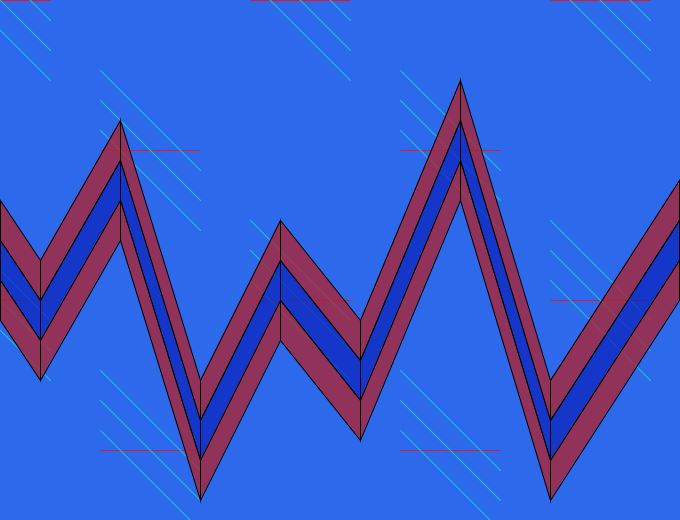
Frame 1 (no input)
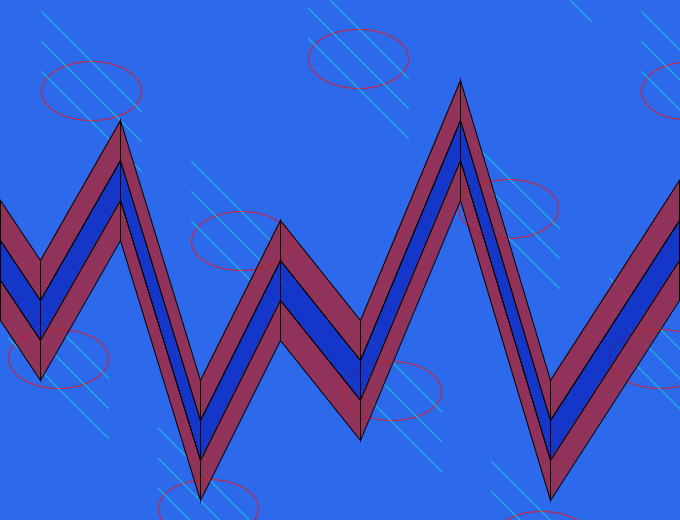
Frame 60 (the mouse pressed at the canvas centre just before this capture)
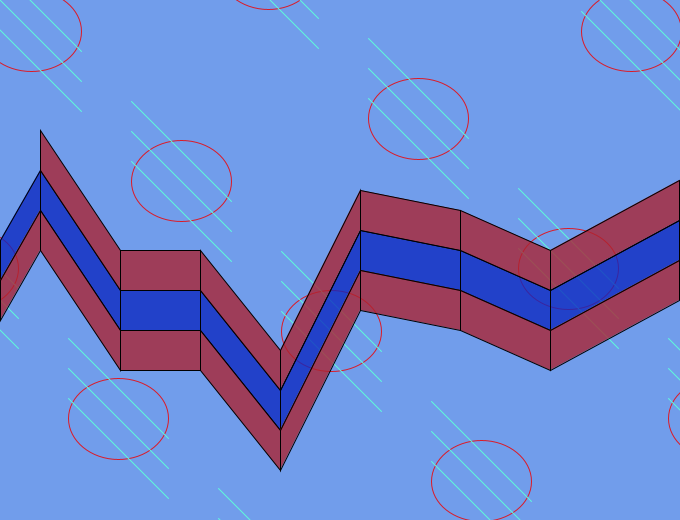
Frame 120 (the mouse held since frame 60 and released just before this capture)

The Processing sketch that drew these frames (run headless with seeded random() and noise(); from frame 60 on, the mouse is pressed at the canvas centre):

// Processing sketch: processing_180187
// ── processing_180187.pde

color bluish = color(45,105,235);
color reddish = color(171,34,48,200);
color darkBlue = color(13,40,191, 200);
color red2 = color(219,26,39);

float px, py;
float sx, sy;
float d1;
float d2;
int counter;
boolean wait1;
boolean wait2;
boolean wait3;


void setup()
{
size(680,520);
background(bluish);
smooth();
frameRate(60);

px = 0.00;
py = 0.00;
d1 = 1.0;
sx = 0.00;
sy = 0.00;
d2 = 1.0;
counter = 0;
wait1 = true;
wait2 = true;
wait3 = true;

}



void draw()
{
  
  background(color(45+(mouseX/5),105+(mouseY/5),235)); 
  
  color blue2 = color(26+(mouseX/5),197+(mouseY/5),219);

//circle 1
ellipseMode(CENTER);
noFill();



int i = 0;
while(i<15) {
  stroke(red2);
  //starting position = (150,450) and dx,dy = (-150, -150)
  ellipse(-i*150+150+100*px, -i*150+450+100*py, 100, 100*sy);
  stroke(blue2);
  line(-i*150 +100+100*px, -i*150 +400+100*py, -i*150+200+100*px, -i*150+500+100*py);
  line(-i*150 +100+100*px, -i*150 +430+100*py, -i*150+200+100*px, -i*150+530+100*py);
  line(-i*150 +100+100*px, -i*150 +370+100*py, -i*150+200+100*px, -i*150+470+100*py);

  
  stroke(red2);
  //starting position = (0,0) and dx,dy = (150, 150)
  ellipse(i*150-100*px, i*150-100*py, 100, 100*sy);
  stroke(blue2);
  line(i*150 - 50-100*px, i*150 - 50-100*py, i*150+50-100*px, i*150+50-100*py);
  line(i*150 - 50-100*px, i*150 - 20-100*py, i*150+50-100*px, i*150+80-100*py);
  line(i*150 - 50-100*px, i*150 - 80-100*py, i*150+50-100*px, i*150+20-100*py);
  
  
  
  
  stroke(red2);
  //starting position = (750,450) and dx,dy = (-150, -150)
  ellipse(-i*150 + 750+100*px, -i*150+450 +100*py, 100, 100*sy);
  stroke(blue2);
  line(-i*150 +700+100*px, -i*150 + 400+100*py, -i*150+800+100*px, -i*150+500+100*py);
  line(-i*150 +700+100*px, -i*150 + 430+100*py, -i*150+800+100*px, -i*150+530+100*py);
  line(-i*150 +700+100*px, -i*150 + 370+100*py, -i*150+800+100*px, -i*150+470+100*py);
  
  
  


  stroke(red2);
  //starting position = (600,0) and dx,dy = (150, 150)
  ellipse(i*150 + 600-100*px, i*150-100*py, 100, 100*sy);
  stroke(blue2);
  line(i*150 +550-100*px, i*150 - 50-100*py, i*150+650-100*px, i*150+50-100*py);
  line(i*150 +550-100*px, i*150 - 20-100*py, i*150+650-100*px, i*150+80-100*py);
  line(i*150 +550-100*px, i*150 - 80-100*py, i*150+650-100*px, i*150+20-100*py);
  
 
  i++;
     
  }
  


stroke(0,0,0);

// diagonal 1
fill(darkBlue);
if(counter<17){
quad(0,height/2 - 20, 40,(height/2)+40 -mouseY/2, 40,(height/2)+80 -mouseY/2, 0,height/2 + 20);  
}
translate(0,-40);
fill(reddish);
if(counter<1){
quad(0,height/2 - 20, 40,(height/2)+40 -mouseY/2, 40,(height/2)+80 -mouseY/2, 0,height/2 + 20);  
}
translate(0,80);
if(counter<9){
quad(0,height/2 - 20, 40,(height/2)+40 -mouseY/2, 40,(height/2)+80 -mouseY/2, 0,height/2 + 20);  
}
translate(0,-40);


//diagonal 2
fill(darkBlue);
if(counter<21){
quad(40,(height/2)+40 -mouseY/2, 120, (height/2)-100 +mouseY/2, 120, (height/2)-60 +mouseY/2, 40,(height/2)+80 -mouseY/2);  
}
translate(0,-40);
fill(reddish);
if(counter<10){
quad(40,(height/2)+40 -mouseY/2, 120, (height/2)-100 +mouseY/2, 120, (height/2)-60 +mouseY/2, 40,(height/2)+80 -mouseY/2);  
}
translate(0,80);
if(counter<2){
quad(40,(height/2)+40 -mouseY/2, 120, (height/2)-100 +mouseY/2, 120, (height/2)-60 +mouseY/2, 40,(height/2)+80 -mouseY/2);  
}
translate(0,-40);

//diagonal 3
fill(darkBlue);
if(counter<18){
quad(120, (height/2)-100 +mouseY/2,  200, (height/2) + 160 - mouseY/2, 200, (height/2)+200 - mouseY/2, 120, (height/2)-60 +mouseY/2); 
}
translate(0,-40);
fill(reddish);
if(counter<3){
quad(120, (height/2)-100 +mouseY/2,  200, (height/2) + 160 - mouseY/2, 200, (height/2)+200 - mouseY/2, 120, (height/2)-60 +mouseY/2); 
}
translate(0,80);
if(counter<11){
quad(120, (height/2)-100 +mouseY/2,  200, (height/2) + 160 - mouseY/2, 200, (height/2)+200 - mouseY/2, 120, (height/2)-60 +mouseY/2); 
}
translate(0,-40);

//diagonal 4
fill(darkBlue);
if(counter<22){
quad(200, (height/2) + 160 - mouseY/2, 280, (height/2) +mouseY/2, 280, (height/2) + 40 +mouseY/2, 200, (height/2)+200 - mouseY/2 );
}
translate(0,-40);
fill(reddish);
if(counter<12){
quad(200, (height/2) + 160 - mouseY/2, 280, (height/2) +mouseY/2, 280, (height/2) + 40 +mouseY/2, 200, (height/2)+200 - mouseY/2);
}
translate(0,80);
if(counter<4){
quad(200, (height/2) + 160 - mouseY/2, 280, (height/2) +mouseY/2, 280, (height/2) + 40 +mouseY/2, 200, (height/2)+200 - mouseY/2);
}
translate(0,-40);

//diagonal 5
fill(darkBlue);
if(counter<19){
quad(280, (height/2) +mouseY/2, 360, (height/2) + 100 -mouseY/2, 360, (height/2) + 140 -mouseY/2, 280, (height/2) + 40 + mouseY/2);
}
translate(0,-40);
fill(reddish);
if(counter<5){
quad(280, (height/2) +mouseY/2, 360, (height/2) + 100 -mouseY/2, 360, (height/2) + 140 -mouseY/2, 280, (height/2) + 40 + mouseY/2);
}
translate(0,80);
if(counter<13){
quad(280, (height/2) +mouseY/2, 360, (height/2) + 100 -mouseY/2, 360, (height/2) + 140 -mouseY/2, 280, (height/2) + 40 + mouseY/2);
}
translate(0,-40);

//diagonal 6
fill(darkBlue);
if(counter<23){
quad(360, (height/2) + 100 -mouseY/2, 460, (height/2) - 140 +mouseY/2, 460, (height/2) - 100 +mouseY/2, 360, (height/2) + 140 -mouseY/2);
}
translate(0,-40);
fill(reddish);
if(counter<14){
quad(360, (height/2) + 100 -mouseY/2, 460, (height/2) - 140 +mouseY/2, 460, (height/2) - 100 +mouseY/2, 360, (height/2) + 140 -mouseY/2);
}
translate(0,80);
if(counter<6){
quad(360, (height/2) + 100 -mouseY/2, 460, (height/2) - 140 +mouseY/2, 460, (height/2) - 100 +mouseY/2, 360, (height/2) + 140 -mouseY/2);
}
translate(0,-40);

//diagonal 7
fill(darkBlue);
if(counter<20){
quad(460, (height/2) - 140 +mouseY/2, 550, (height/2)+ 160 -mouseY/2, 550, (height/2)+200 -mouseY/2, 460, (height/2) - 100 +mouseY/2);
}
translate(0,-40);
fill(reddish);
if(counter<7){
quad(460, (height/2) - 140 +mouseY/2, 550, (height/2)+ 160 -mouseY/2, 550, (height/2)+200 -mouseY/2, 460, (height/2) - 100 +mouseY/2);
}
translate(0,80);
if(counter<15){
quad(460, (height/2) - 140 +mouseY/2, 550, (height/2)+ 160 -mouseY/2, 550, (height/2)+200 -mouseY/2, 460, (height/2) - 100 +mouseY/2);
}
translate(0,-40);


//diagonal 8
fill(darkBlue);
if(counter<24){
quad(550, (height/2) + 160 -mouseY/2, width-1, (height/2)-40, width-1, (height/2), 550, (height/2)+200 -mouseY/2);
}
translate(0,-40);
fill(reddish);
if(counter<16){
quad(550, (height/2) + 160 -mouseY/2, width-1, (height/2)-40, width-1, (height/2), 550, (height/2)+200 -mouseY/2);
}
translate(0,80);
if(counter<8){
quad(550, (height/2) + 160 -mouseY/2, width-1, (height/2)-40, width-1, (height/2), 550, (height/2)+200 -mouseY/2);
}
translate(0,-40);

 
  
if(px< 11 && py< 11){
px +=d1*0.01;
py +=d1*0.01;}
if(abs(px-10) <= 0.001 || abs(px) <= 0.001){
  d1*= -1.00;}
  
if(sx< 2 && sy< 2){
sx +=d2*0.01;
sy +=d2*0.01;}
if(abs(sx-1) <= 0.001 || abs(sx) <= 0.001){
  d2*= -1.00;}
  
controls();

}

void controls()
{
  
//subtract diagonals
if (wait1==true){
 if (mousePressed==true){
   counter++;
   wait1 = false; 
 }
}
else{
 if (mousePressed==false){
  wait1 = true;
 }
}   

//reset diagonals
if (wait2==true){
 if (keyPressed==true){
  if(key==TAB || key==' '){ 
   counter=0;
   wait2 = false;
  }
 }
}
else
{
 if (keyPressed==false)
 {
  wait2 = true;
 }
}  
/////////////////////////////////////////////////
if (wait3==true){
 if (keyPressed==true){
  if(key==ENTER){ 
   d1*= -1.00;
   wait3 = false;
  }
 }
}
else
{
 if (keyPressed==false)
 {
  wait3 = true;
 }
}   

}
